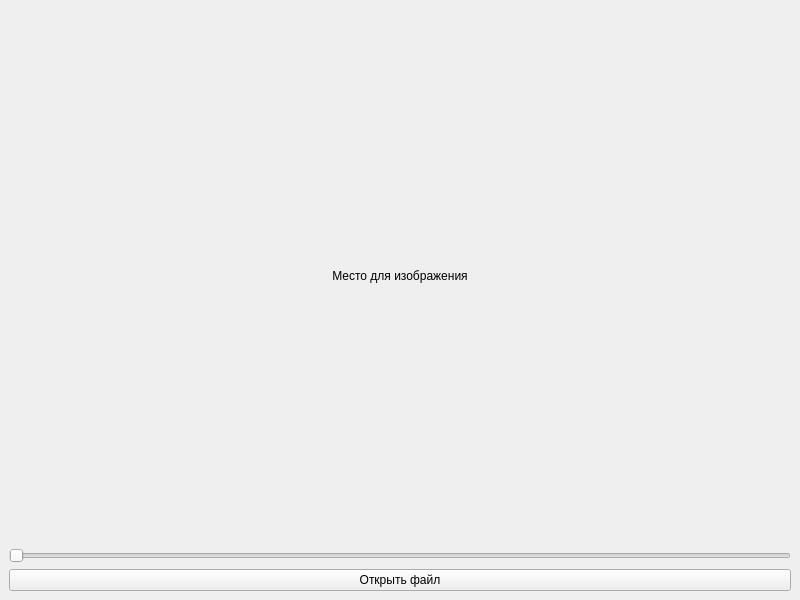
<?xml version="1.0" encoding="UTF-8"?>
<ui version="4.0">
 <class>MainWindow</class>
 <widget class="QMainWindow" name="MainWindow">
  <property name="geometry">
   <rect>
    <x>0</x>
    <y>0</y>
    <width>800</width>
    <height>600</height>
   </rect>
  </property>
  <property name="windowTitle">
   <string>MainWindow</string>
  </property>
  <widget class="QWidget" name="centralwidget">
   <layout class="QGridLayout" name="gridLayout">
    <item row="0" column="0">
     <layout class="QVBoxLayout" name="verticalLayout">
      <item>
       <widget class="QLabel" name="image">
        <property name="text">
         <string>Место для изображения</string>
        </property>
        <property name="alignment">
         <set>Qt::AlignCenter</set>
        </property>
       </widget>
      </item>
      <item>
       <widget class="QSlider" name="slider">
        <property name="maximum">
         <number>10</number>
        </property>
        <property name="pageStep">
         <number>1</number>
        </property>
        <property name="orientation">
         <enum>Qt::Horizontal</enum>
        </property>
       </widget>
      </item>
      <item>
       <widget class="QPushButton" name="button">
        <property name="text">
         <string>Открыть файл</string>
        </property>
       </widget>
      </item>
     </layout>
    </item>
   </layout>
  </widget>
 </widget>
 <resources/>
 <connections/>
</ui>
